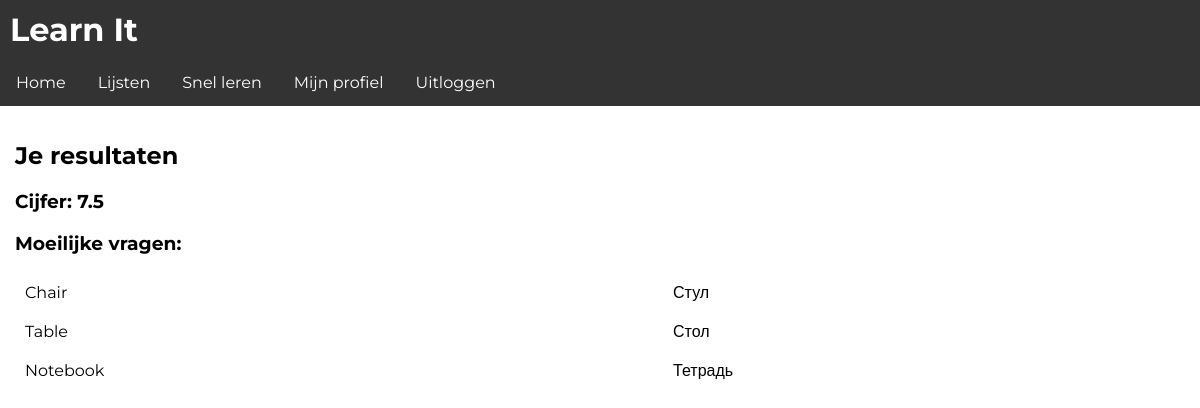
Screenshot of /app/result/44 (signed in) with the database file from the repository.
### learnit/models.py (models this page shows, shortened)
class TestResults(models.Model):
    grade = models.FloatField()
    correct_answers = models.IntegerField(default=0)
    wrong_answers = models.IntegerField(default=0)
    initial_question_amount = models.IntegerField(default=0)
    total_question_amount = models.IntegerField(default=0)
    difficult_questions_amount = models.IntegerField(default=0)
    user = models.ForeignKey(to=User, on_delete=models.CASCADE)
    datetime = models.DateTimeField(auto_now=True)
    difficult_questions = models.ManyToManyField(to=Question)
    start_time = models.TimeField(default=timezone.now)
    end_time = models.TimeField(default=timezone.now)

class Question(models.Model):
    question = models.CharField(max_length=500)
    answer = models.CharField(max_length=500)

### learnit/views.py (the view)
# urls.py: path('app/result/<int:result_id>', views.results, name='results_page'),
def results(request, result_id):
    if not request.user.is_authenticated:
        return redirect('/login')
    return render(request, 'app/result.html', generate_context(request, {
        'result': TestResults.objects.get(pk=result_id)
    }))

### learnit/views.py (called while the page is built)
def generate_context(request, context):
    if request.user.is_authenticated:
        settings = Settings.objects.get(user=request.user)
        context['settings_theme'] = settings.interface_theme
        context['settings_lang'] = settings.interface_language
    return context

### templates/app/result.html
{% extends 'base.html' %}
{% block content %}
    {% if settings_lang == 0 %}
            <h2>Your Results</h2>
    <h3>Your grade: {{ result.grade }}</h3>
    {% if result.difficult_questions.all %}
    <h3>Difficult Questions:</h3>
    <table>
    {% for question in result.difficult_questions.all %}
    <tr>
    <td>{{ question.question }}</td>
    <td>{{ question.answer }}</td>
</tr>
{% endfor %}
{% endif %}
</table>
{% elif settings_lang == 1 %}
            <h2>Je resultaten</h2>
    <h3>Cijfer: {{ result.grade }}</h3>
    {% if result.difficult_questions.all %}
    <h3>Moeilijke vragen:</h3>
    <table>
    {% for question in result.difficult_questions.all %}
    <tr>
    <td>{{ question.question }}</td>
    <td>{{ question.answer }}</td>
</tr>
{% endfor %}
{% endif %}
</table>
{% endif %}
{% endblock %}

### learnit/static/css/style_light.css (style rules this page uses)
html, body { margin: 0; padding: 0; }
* { font-family: 'Montserrat', sans-serif; }
table { width: 100%; vertical-align: top; text-align: left; border-spacing: 0; border-collapse: collapse; }
td { width: auto; }
td { margin: 0; padding: 10px; }
h2 { font-weight: bold; }

### rows the page displays
TestResults: grade "7.5"
Question: question "Chair", answer "Стул"
Question: question "Table", answer "Стол"
Question: question "Notebook", answer "Тетрадь"
